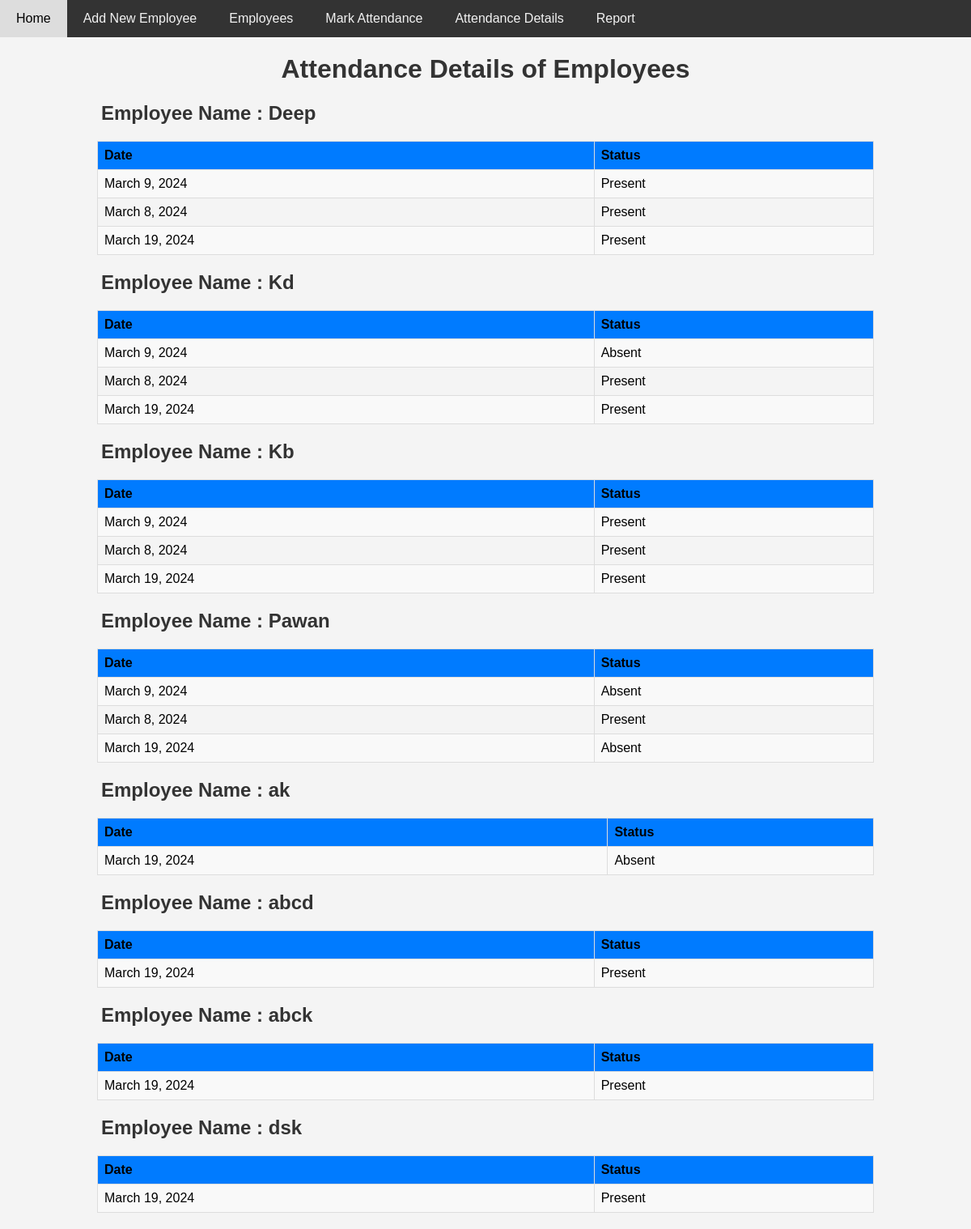
Page /attendance-details/ on the earlier database version.
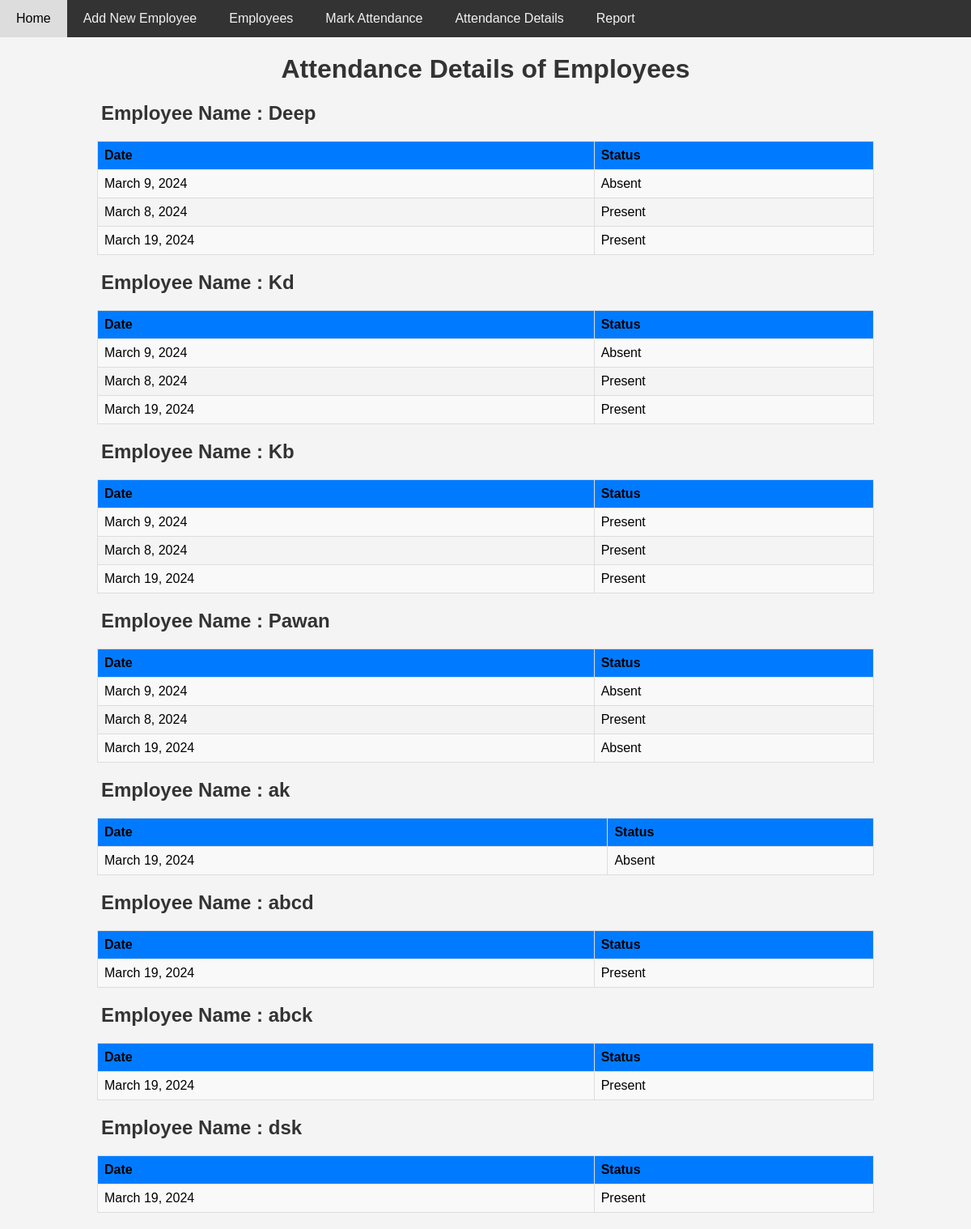
Same page on the later database version.
### hrms_app/models.py (models this page shows, shortened)
class Attendance(models.Model):
    employee = models.ForeignKey(Employee, on_delete=models.CASCADE)
    attendance_date = models.DateField()
    status = models.CharField(max_length=10, choices=[('Present', 'Present'), ('Absent', 'Absent')])

### hrms_app/views.py (the view)
# urls.py: path('attendance-details/', views.attendance_details, name='attendance_details'),
def attendance_details(request):
    employees = Employee.objects.all()
    attendance_records = []
    for employee in employees:
        records = Attendance.objects.filter(employee=employee)
        attendance_records.append({'employee': employee, 'attendance_records': records})
    return render(request, 'hrms_app/attendance_details.html', {'attendance_records': attendance_records})

### hrms_app/models.py (called while the page is built)
    def __str__(self):
        return self.name

### hrms_app/templates/hrms_app/attendance_details.html (shortened to what this page needs)
{% include 'base.html' %}
<!DOCTYPE html>
<html lang="en">
<head>
</head>
<body>
    <h1>Attendance Details of Employees </h1>
    {% for att in attendance_records %}
    <h2>Employee Name : {{ att.employee }}</h2>
    <table>
        <tr>
            <th>Date</th>
            <th>Status</th>
        </tr>
        {% for record in att.attendance_records %}
        <tr>
            <td>{{ record.attendance_date }}</td>
            <td>{{ record.status }}</td>
        </tr>
        {% empty %}
        <tr>
            <td colspan="2">No attendance records found for this employee.</td>
        </tr>
        {% endfor %}
    </table>
    {% endfor %}
</body>
</html>

Differences in the rows shown:
changed Attendance (number 1 of 16 on the later page): status "Present" → "Absent"
